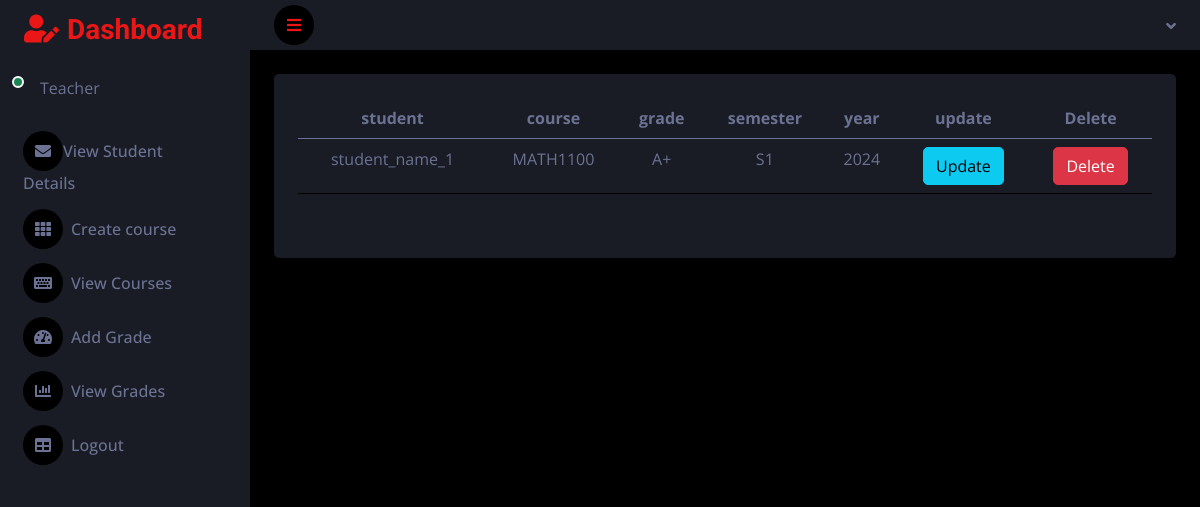
/teacher_view_grades/, run on an earlier commit of the app's database.
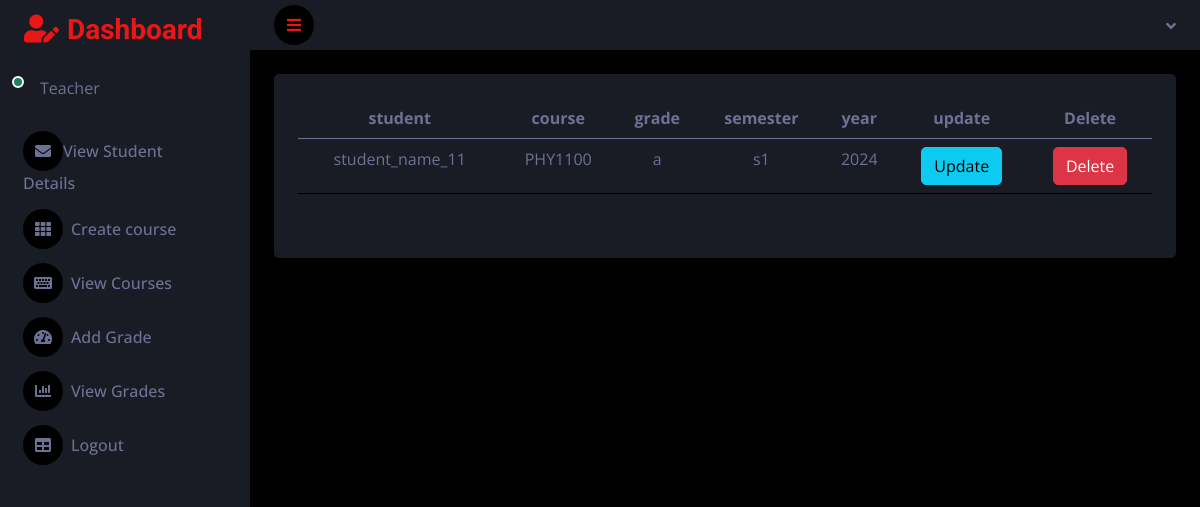
And on a later commit of the database.
### grade_app/models.py (models this page shows)
class Grade(models.Model):
    student = models.ForeignKey(Student, on_delete=models.CASCADE)
    course = models.ForeignKey(Course, on_delete=models.CASCADE)
    grade = models.CharField(max_length=10)
    semester = models.CharField(max_length=2)
    year = models.CharField(max_length=4)
    grade_credits_dictionary = {'a':4,'b':3,'c':2,'d':1}

class Student(models.Model):
    user = models.ForeignKey(User,on_delete=models.CASCADE)
    name = models.CharField(max_length=250)
    student_id = models.IntegerField(blank=True,null=True)
    bio = models.TextField()
    def __str__(self):
        return self.name

class Course(models.Model):
    course_code = models.CharField(max_length=250)
    title = models.CharField(max_length=250)
    description = models.TextField()
    def __str__(self):
        return self.course_code

### grade_app/teacher_views.py (the view)
# urls.py: path('teacher_view_grades/',teacher_views.teacher_view_grades,name='teacher_view_grades'),
def teacher_view_grades(request):
    grade_objects = Grade.objects.all()
    return render(request,'teacher/teacher_view_grades.html',{'grade_objects':grade_objects})

### template/teacher/teacher_view_grades.html
{% extends 'teacher/teacher_dash.html' %}
{% block content %}
<table class="table" >
  <thead>
    <tr>
      <th scope="col">student</th>
      <th scope="col">course</th>
      <th scope="col">grade</th>
      <th scope="col">semester</th>
      <th scope="col">year</th>
      <th scope="col">update</th>
      <th scope="col">Delete</th>
    </tr>
  </thead>
  <tbody>
  {% for i in grade_objects %}
    <tr>
       <td>{{i.student}}</td>
      <td>{{i.course}}</td>
      <td>{{i.grade}}</td>
      <td>{{i.semester}}</td>
      <td>{{i.year}}</td>
      <td><a href="{% url 'teacher_update_grade' i.id %}"><button class="btn btn-info">Update</button></a></td>
      <td>
          <a href="{% url 'teacher_delete_grade' i.id %}" class="btn btn-danger" onclick="confirm_delete()">Delete</a>
      </td>
    </tr>
  {% endfor %}
  </tbody>
</table>
{% endblock %}

What changed in the data, as far as the page shows it:
removed Grade: student "student_name_1", course "MATH1100", grade "A+", semester "S1", year "2024"
added Grade: student "student_name_11", course "PHY1100", grade "a", semester "s1", year "2024"
